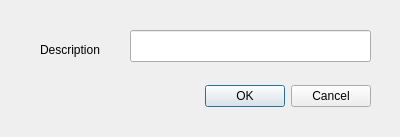
<?xml version="1.0" encoding="UTF-8"?>
<ui version="4.0">
 <class>Dialog</class>
 <widget class="QDialog" name="Dialog">
  <property name="geometry">
   <rect>
    <x>0</x>
    <y>0</y>
    <width>400</width>
    <height>137</height>
   </rect>
  </property>
  <property name="windowTitle">
   <string>Edit Task</string>
  </property>
  <widget class="QDialogButtonBox" name="buttonBox">
   <property name="geometry">
    <rect>
     <x>30</x>
     <y>80</y>
     <width>341</width>
     <height>32</height>
    </rect>
   </property>
   <property name="orientation">
    <enum>Qt::Horizontal</enum>
   </property>
   <property name="standardButtons">
    <set>QDialogButtonBox::Cancel|QDialogButtonBox::Ok</set>
   </property>
  </widget>
  <widget class="QLabel" name="label">
   <property name="geometry">
    <rect>
     <x>40</x>
     <y>40</y>
     <width>71</width>
     <height>20</height>
    </rect>
   </property>
   <property name="text">
    <string>Description</string>
   </property>
  </widget>
  <widget class="QLineEdit" name="leDescription">
   <property name="geometry">
    <rect>
     <x>130</x>
     <y>30</y>
     <width>241</width>
     <height>32</height>
    </rect>
   </property>
  </widget>
 </widget>
 <resources/>
 <connections>
  <connection>
   <sender>buttonBox</sender>
   <signal>accepted()</signal>
   <receiver>Dialog</receiver>
   <slot>accept()</slot>
   <hints>
    <hint type="sourcelabel">
     <x>248</x>
     <y>254</y>
    </hint>
    <hint type="destinationlabel">
     <x>157</x>
     <y>274</y>
    </hint>
   </hints>
  </connection>
  <connection>
   <sender>buttonBox</sender>
   <signal>rejected()</signal>
   <receiver>Dialog</receiver>
   <slot>reject()</slot>
   <hints>
    <hint type="sourcelabel">
     <x>316</x>
     <y>260</y>
    </hint>
    <hint type="destinationlabel">
     <x>286</x>
     <y>274</y>
    </hint>
   </hints>
  </connection>
 </connections>
</ui>
